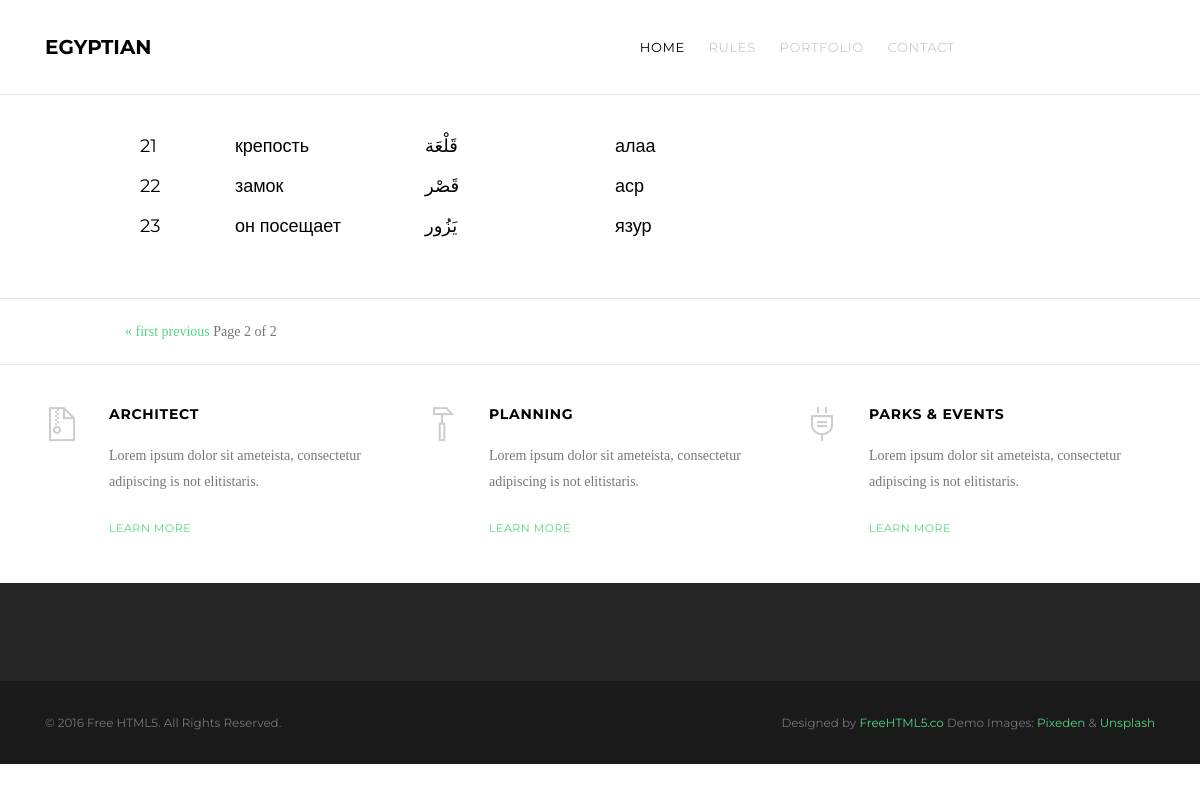
The app's page /words/?page=2, older data.
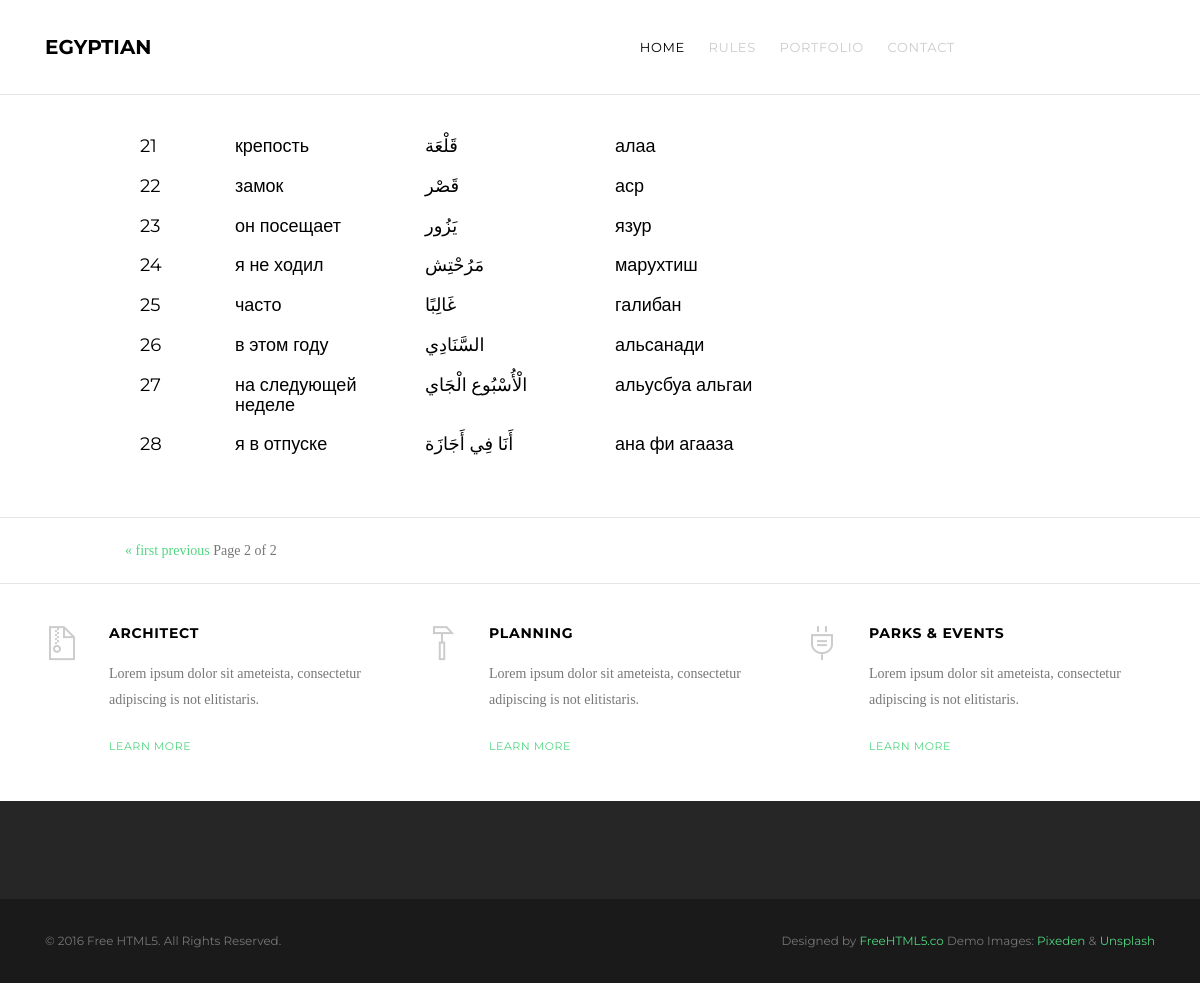
The same page, newer data.
### arabic/models/word.py (models this page shows)
class Word(models.Model):
    arabic = models.CharField(max_length=100)
    russian = models.CharField(max_length=100)
    transcription = models.CharField(max_length=100, null=True)
    examples = models.CharField(max_length=250, null=True)
    created_at=models.DateTimeField(auto_now=True)

### arabic/views.py (the view)
# urls.py: path('words/', views.index, name='dictionary'),
def index(request):
    words = Word.objects.all()
    paginator = Paginator(words, 20)
    page_number = request.GET.get("page")
    page_obj = paginator.get_page(page_number)
    return render(request, "index.html", {'page_obj': page_obj})

### arabic/templates/index.html (shortened to what this page needs)
<!DOCTYPE HTML>
{% load static %}
<html>
	<head>
	<link rel="stylesheet" href="{% static 'css/animate.css' %}">
	<link rel="stylesheet" href="{% static 'css/icomoon.css' %}">
	<link rel="stylesheet" href="{% static 'css/themify-icons.css' %}">
	<link rel="stylesheet" href="{% static 'css/bootstrap.css' %}">
	<link rel="stylesheet" href="{% static 'css/style.css' %}">
	</head>
	<body>
	<div id="page">
		<nav class="gtco-nav" role="navigation">
			<div class="gtco-container">
				<div class="row">
					<div class="col-md-2">
						<div id="gtco-logo"><a href="index.html">Egyptian</div>
					</div>
					<div class="col-md-8 text-right menu-1">
						<ul>
							<li class="active"><a href="index.html">Home</a></li>
							<li><a href="about.html">Rules</a></li>
							<li><a href="portfolio.html">Portfolio</a></li>
							<li><a href="contact.html">Contact</a></li>
						</ul>
					</div>
					<div class="col-md-2">
					</div>
				</div>
			</div>
		</nav>
		<div class="gtco-section gto-features">
			<div class="gtco-container">
				{% for word in page_obj %}
					<div class="row word_row">
						<div class="col-md-1 hidden-xs hidden-sm">&nbsp;</div>
						<div class="col-md-1 col-sm-1 col-xs-1"><h4>{{ word.id }}</h4></div>
						<div class="col-md-2 col-sm-4 col-xs-4"><h4>{{ word.russian }}</h4></div>
						<div class="col-md-2 col-sm-3 col-xs-3"><h4>{{ word.arabic }}</h4></div>
						<div class="col-md-2 col-sm-4 col-xs-4"><h4>{{ word.transcription }}</h4></div>
						<div class="col-md-1 hidden-xs hidden-sm">&nbsp;</div>
						<div class="col-md-1 hidden-xs hidden-sm">&nbsp;</div>
						<div class="col-md-2 hidden-xs hidden-sm">&nbsp;</div>
					</div>
					{% endfor %}
			</div>
		</div>
		<div class="gto-features">
			<div class="gtco-container">
				<div class="row word_row">
					<div class="col-md-1 col-sm-1 col-xs-1">&nbsp;</div>
					<div class="col-md-10"></div>
						<div class="pagination">
							<span class="step-links">
								{% if page_obj.has_previous %}
									<a href="?page=1">&laquo; first</a>
									<a href="?page={{ page_obj.previous_page_number }}">previous</a>
								{% endif %}
								<span class="current">
									Page {{ page_obj.number }} of {{ page_obj.paginator.num_pages }}
								</span>
							</span>
						</div>
					</div>
				</div>
			</div>
		</div>
		<div class="gtco-section gto-features">
			<div class="gtco-container">
				<div class="row">
					<div class="col-md-4">
						<div class="feature-left">
							<i class="ti-zip icon"></i>
							<div class="copy">
								<h3>Architect</h3>
								<p>Lorem ipsum dolor sit ameteista, consectetur adipiscing is not elitistaris.</p>
								<p><a href="#" class="gtco-more">Learn more</a></p>
							</div>
						</div>
					</div>
					<div class="col-md-4">
						<div class="feature-left">
							<i class="ti-hummer icon"></i>
							<div class="copy">
								<h3>Planning</h3>
								<p>Lorem ipsum dolor sit ameteista, consectetur adipiscing is not elitistaris.</p>
								<p><a href="#" class="gtco-more">Learn more</a></p>
							</div>
						</div>
					</div>
					<div class="col-md-4">
						<div class="feature-left">
							<i class="ti-plug icon"></i>
							<div class="copy">
								<h3>Parks &amp; Events</h3>
								<p>Lorem ipsum dolor sit ameteista, consectetur adipiscing is not elitistaris.</p>
								<p><a href="#" class="gtco-more">Learn more</a></p>
							</div>
						</div>
					</div>
				</div>
			</div>
		</div>
		<footer id="gtco-footer" class="gtco-section" role="contentinfo">
			<div class="gtco-copyright">
				<div class="gtco-container">
					<div class="row">
						<div class="col-md-6 text-left">
							<p><small>&copy; 2016 Free HTML5. All Rights Reserved. </small></p>
						</div>
						<div class="col-md-6 text-right">
							<p><small>Designed by <a href="http://freehtml5.co/" target="_blank">FreeHTML5.co</a> Demo Images: <a href="http://pixeden.com/" target="_blank">Pixeden</a> &amp; <a href="http://unsplash.com" target="_blank">Unsplash</a></small> </p>
						</div>
					</div>
				</div>
			</div>
		</footer>
	</body>
</html>

### arabic/static/css/style.css (style rules this page uses)
body { font-family: "Merriweather", serif; font-weight: 400; font-size: 14px; line-height: 1.7; color: #777; background: #fff; }
#page { position: relative; overflow-x: hidden; overflow-y: auto; width: 100%; -webkit-transition: 0.5s; -o-transition: 0.5s; transition: 0.5s; }
a { color: #52D681; -webkit-transition: 0.5s; -o-transition: 0.5s; transition: 0.5s; }
p { margin-bottom: 20px; }
h1, h2, h3, h4, h5, h6, figure { color: #000; font-family: "Montserrat", sans-serif; font-weight: 400; margin: 0 0 20px 0; }
.gtco-container { max-width: 1140px; position: relative; margin: 0 auto; padding-left: 15px; padding-right: 15px; }
.gtco-nav { position: relative; top: 0; margin: 0; padding: 0; width: 100%; padding: 30px 0; z-index: 1001; font-family: "Montserrat", sans-serif; }
.gtco-nav #gtco-logo { font-size: 20px; margin: 0; padding: 0; text-transform: uppercase; font-weight: bold; }
.gtco-nav #gtco-logo a { color: #000; }
.gtco-nav ul { padding: 0; margin: .4em 0 0 0; }
.gtco-nav ul li { padding: 0; margin: 0; list-style: none; display: inline; line-height: 1.5; font-family: "Montserrat", sans-serif; }
.gtco-nav ul li > a { text-transform: uppercase; font-size: 13px !important; letter-spacing: .05em; }
.gtco-nav ul li a { font-size: 16px; padding: 30px 10px; color: #cccccc; -webkit-transition: 0.5s; -o-transition: 0.5s; transition: 0.5s; }
.gtco-nav ul li.active > a { color: #000 !important; }
#gtco-footer { background: #262626; padding: 7em 0 0 0 !important; margin-bottom: 0 !important; width: 100%; float: left; }
#gtco-footer .gtco-copyright { background: #1a1a1a; padding: 30px 0; float: left; width: 100%; }
#gtco-footer .gtco-copyright p { font-family: "Montserrat", sans-serif; }
#gtco-footer .gtco-copyright p:last-child { margin-bottom: 0; }
.gtco-section { padding: 3em 0; clear: both; position: relative; }
.gtco-more { font-family: "Montserrat", sans-serif; text-transform: uppercase; font-size: 11px; letter-spacing: .05em; }
.gto-features { border-top: 1px solid #e6e6e6; }
.feature-left { margin-bottom: 0px; }
.feature-left > .icon { float: left; font-size: 34px; color: #cccccc; }
.feature-left > .copy { padding-left: 30px; }
.feature-left > .copy h3 { font-size: 14px; font-weight: bold; text-transform: uppercase; letter-spacing: .05em; }
.feature-left > .copy p { font-size: 14px !important; line-height: 26px; }
.feature-left > .copy p:last-child { margin-bottom: 0; }
.feature-left > .icon, .feature-left > .copy { display: table-cell; }

Row changes from the older to the newer data that the page shows:
added Word: id "24", russian "я не ходил", arabic "مَرُحْتِش", transcription "марухтиш"
added Word: id "25", russian "часто", arabic "غَالِبًا", transcription "галибан"
added Word: id "26", russian "в этом году", arabic "السَّنَادِي", transcription "альсанади"
added Word: id "27", russian "на следующей неделе", arabic "الْأُسْبُوع الْجَاي", transcription "альусбуа альгаи"
added Word: id "28", russian "я в отпуске", arabic "أَنَا فِي أَجَازَة", transcription "ана фи агааза"
